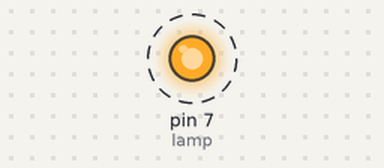
This sketch was run on a simulated Arduino Uno, built with avr-gcc and run on an emulated ATmega328P. On the bench: output pins drawn as LEDs (lit = HIGH). Dashed ring = blinking.

Above: at 0.2 s.
Timing chart, 0 to 3.0 s (numbered marks = the images above):
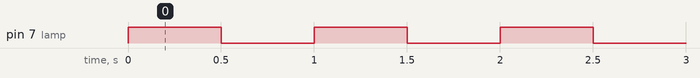

Measured:
- by itself, pin 7 (lamp): alternates HIGH for 0.50 s and LOW for 0.50 s

The sketch:

blink_with_witblox.ino
```cpp
int lamp = 7;

void setup() {
  pinMode(lamp, OUTPUT);
}

void loop() {
  digitalWrite(lamp, HIGH);
  delay(500);
  digitalWrite(lamp, LOW);
  delay(500);
}
```
